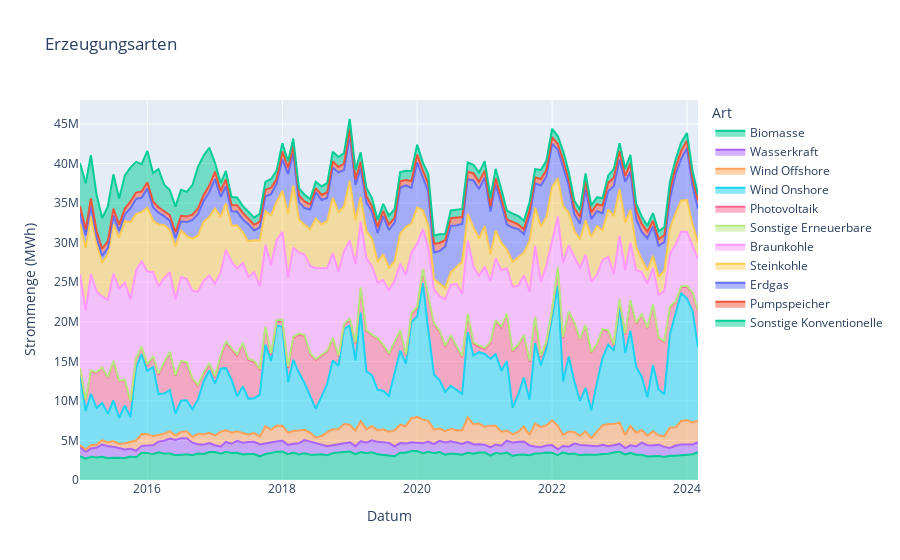

Here is the notebook cell this chart was saved with:
### Code cell
combined_2015_2024 = pd.read_csv("Data/SMARD/combined_2015_2024.csv")

import plotly.express as px

# Convert 'Datum' to datetime
combined_2015_2024['Datum'] = pd.to_datetime(combined_2015_2024['Datum'], format='%d.%m.%Y')

# Define colors for the lines
colors = {'Gesamt Erzeugung': 'green', 'Realisierter Stromverbrauch': 'red'}

fig = px.area(combined_2015_2024, x='Datum', y=['Biomasse','Wasserkraft','Wind Offshore','Wind Onshore','Photovoltaik','Sonstige Erneuerbare','Braunkohle','Steinkohle','Erdgas','Pumpspeicher','Sonstige Konventionelle'], 
              title='Erzeugungsarten',
              labels={'value': 'Strommenge (MWh) ', 'variable': 'Art ', 'Datum': 'Datum '},
              hover_data={'Datum': '|%B %Y'},
              color_discrete_map=colors)

fig.show()
